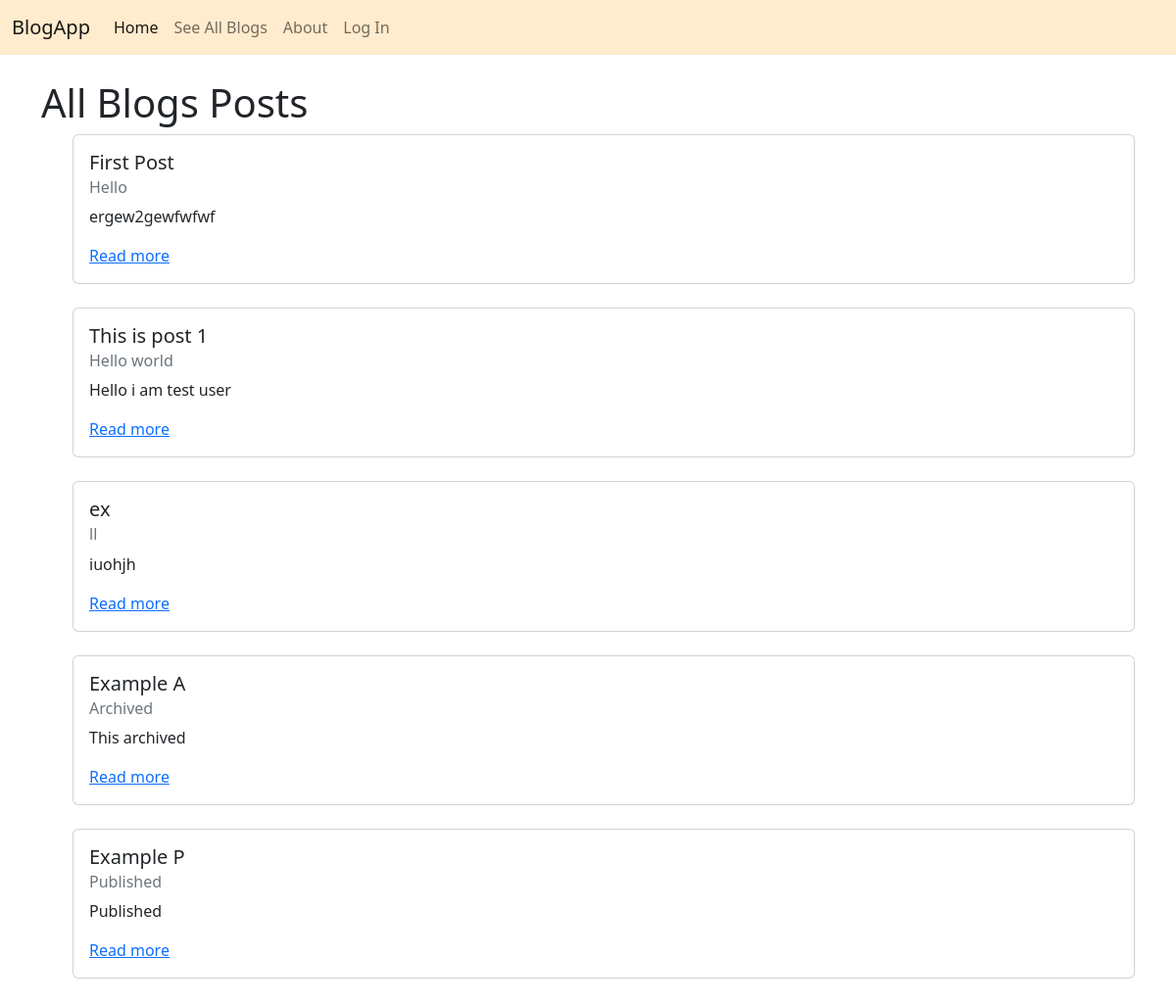
/posts/, run on the app's committed database.
### posts/models.py (models this page shows, shortened)
class Post(models.Model):
    title = models.CharField(max_length=256)
    subtitle = models.CharField(max_length=256)
    author = models.ForeignKey(
        get_user_model(),
        on_delete=models.CASCADE
    )
    body = models.TextField()
    created_on = models.DateTimeField(auto_now_add=True)
    status = models.ForeignKey(Satus,
                               on_delete=models.CASCADE,
                               blank=True,
                               null=True)

### posts/views.py (the view)
# urls.py: path('', PostListView.as_view(), name='list'),
class PostListView(ListView):
    template_name = "posts/list.html"
    model = Post

### templates/posts/list.html (shortened to what this page needs)
{% extends 'base.html' %}
{% block content %}
    <h1>All Blogs Posts</h1>
    <ul>
        {% for post in post_list %}
        <div class="card">
            <div class="card-body">
                <h5 class="card-title">{{ post.title }}</h5>
                <h6 class="card-subtitle mb-2 text-muted">{{ post.subtitle }}</h6>
                <p class="card-text">{{ post.body|truncatechars:500 }}</p>
                <a href="{% url 'detail' post.id %}" class="card-link">Read more</a>
            </div>
        </div>
        <br />
        {% endfor %}
    </ul>
{% endblock content %}

### templates/base.html (shortened to what this page needs)
{% load static %}
<!DOCTYPE html>
<html lang="en">
<head>
    <link href="https://cdn.jsdelivr.net/npm/bootstrap@5.2.1/dist/css/bootstrap.min.css" rel="stylesheet">
    <link rel="stylesheet" href="https://cdn.jsdelivr.net/npm/bootstrap-icons@1.9.1/font/bootstrap-icons.css">
    <link rel="stylesheet" href="{% static 'css/style.css' %}">
</head>
<body>
    <nav class="navbar navbar-expand-lg bg-light">
        <div class="container-fluid">
            <a class="navbar-brand" href="{% url 'home' %}">BlogApp</a>
            <div class="collapse navbar-collapse" id="navbarNav">
            <ul class="navbar-nav">
                <li class="nav-item">
                <a class="nav-link active" aria-current="page" href="{% url 'home' %}">Home</a>
                <li class="nav-item">
                    <a class="nav-link" href="{% url 'list' %}">See All Blogs</a>
                </li>
                <li class="nav-item">
                    <a class="nav-link" href="{% url 'about' %}">About</a>
                </li>
                {% if user.is_authenticated %}
                <li class="nav-item dropdown">
                    <a class="nav-link dropdown-toggle" href="#" role="button" data-bs-toggle="dropdown" aria-expanded="false">
                      {{user.username}}
                    </a>
                    <ul class="dropdown-menu">
                        <li><a class="dropdown-item" href="{% url 'create' %}">Create Post</a></li>
                        <li><a class="dropdown-item" href="{% url 'draft_list' %}">Drafts</a></li>
                        <li><a class="dropdown-item" href="{% url 'published_list' %}">Published</a></li>
                        <li><a class="dropdown-item" href="{% url 'archived_list' %}">Archived</a></li>
                        <li><hr class="dropdown-item-divider"></li>
                        <li><a class="dropdown-item" href="{% url 'password_change' %}">Change Password</a></li>
                        {% if user.is_staff %}
                        <li><a class="dropdown-item" href="{% url 'admin:index' %}">Admin</a></li>
                        {% endif %}
                        <li class="dropdown-item">
                            <a class="nav-link" href="{% url 'logout' %}">Log Out</a>
                        </li>
                    </ul>
                  </li>
                {% else %}
                    <li class="nav-item">
                        <a class="nav-link" href="{% url 'login' %}">Log In</a>
                    </li>
                {% endif %}
            </ul>
            </div>
        </div>
    </nav>
    <div class="container">
        {% block content %}
        {% endblock content %}
    </div>
</body>
</html>

### static/css/style.css (style rules this page uses)
.container { margin-top: 25px; }
.navbar { background-color: blanchedalmond !important; }

### data on the page
Post: title "First Post", subtitle "Hello", body "ergew2gewfwfwf"
Post: title "This is post 1", subtitle "Hello world", body "Hello i am test user"
Post: title "ex", subtitle "ll", body "iuohjh"
Post: title "Example A", subtitle "Archived", body "This archived"
Post: title "Example P", subtitle "Published", body "Published"
